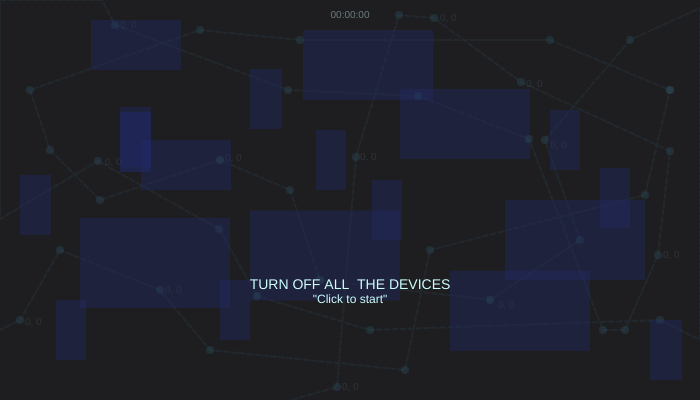
Frame 1 (no input)
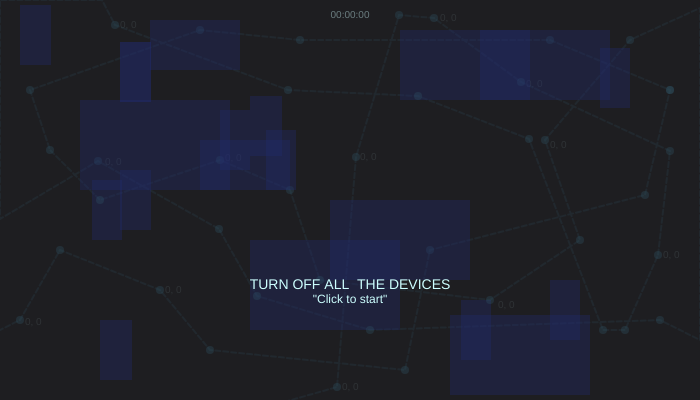
Frame 60 (no input)
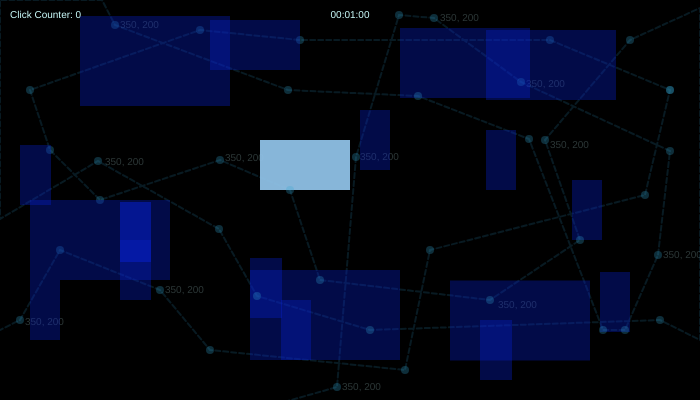
Frame 120 (the mouse pressed at the canvas centre since frame 60)

The p5.js sketch that drew these frames (run headless with seeded random() and noise() and a simulated clock; from frame 60 on, the mouse is pressed at the canvas centre):

// p5.js sketch
// ── sketch.js
/*
 * Ecosystems Mini Game
 * Created by Nadine Khoury
 * https://www.nskhoury.com
 * © 2026 Nadine Khoury. All rights reserved.
 */

let state = 'start'
let gameStartTime;
let showWarning = true;
let timerStarted = false;
let timerStoppedTime = 0;
let gameCompleted = false;
let clickCount = 0;

let Small01Hover = {
  r: 205,
  g: 255,
  b: 255,
  a: 240
}
let Small02Hover = {
  r: 57,
  g: 160,
  b: 237,
  a: 240
} //205, 255, 255
let Long01Hover = {
  r: 0,
  g: 165,
  b: 207,
  a: 240 
} // 13, 113, 180
let Long02Hover = {
  r: 144,
  g: 194,
  b: 231,
  a: 240
} //144, 194, 23144x


let Small01After = { //0,255,0 is lime green
  r: 0,
  g: 255,
  b: 0,
  a: 300
} //94, 137, 85, 300
let Small02After = { //255,0,0 is red
  r: 255,
  g: 0,
  b: 0,
  a: 300
} //155, 222, 172, 300
let Long01After = { //0,0,225 is blue
  r: 0,
  g: 0,
  b: 255,
  a: 300
} //180, 231, 206, 300
let Long02After = { //255,255,0 is yellow
  r: 255,
  g: 255,
  b: 0,
  a: 300
} //89, 169, 106, 300


function setup() {
  createCanvas(700, 400);
    gameStartTime = millis(); // Record when the game starts
}
function draw() {
  background("rgb(0,0,0)");

  
//     //displays the x and y position of the mouse on the canvas
// fill(205,255,255)
// //white text
// text`${mouseX}, ${mouseY}`, 20, 20);
  
  //displays the x and y position of the mouse on the canvas
  fill(205,255,255,55)
  textSize(10);
  textAlign(LEFT,CENTER);
  text(mouseX + ", " + mouseY, 342, 387);
  text(mouseX + ", " + mouseY, 663, 255);
  text(mouseX + ", " + mouseY, 120, 25);
  text(mouseX + ", " + mouseY, 105, 162);
  text(mouseX + ", " + mouseY, 360, 157);
  text(mouseX + ", " + mouseY, 25, 322);
  text(mouseX + ", " + mouseY, 526, 84);
  text(mouseX + ", " + mouseY, 225, 158);
  text(mouseX + ", " + mouseY, 165, 290);
  text(mouseX + ", " + mouseY, 440, 18);
  text(mouseX + ", " + mouseY, 550, 145);
  text(mouseX + ", " + mouseY, 498, 305);
  
  
  // line - teh ecosystem 
  //stroke("rgb(52,168,213)"); // color for line
  stroke(52,168,213,40); // color for line
  strokeWeight(2); // Line thickness
  noFill();
  
  // Set the line to be dashed
  drawingContext.setLineDash([5, 3]); // dash length, gap length
  
  //in order - same order as circles - start at top left
  beginShape();
  vertex(277,404);
  vertex(337,387);
  vertex(356,157);
  vertex(399,15);
  vertex(434,18);
  vertex(521,82);
  vertex(670,151);
  vertex(658,255);
  vertex(625,330);
  vertex(603,330);
  vertex(529,139);
  vertex(418,96);
  vertex(288,90);
  vertex(115, 25);
  vertex(102, 0);
  vertex(0, 0); //back to very top
  vertex(0, 219); //off screen left middle
  vertex(98, 161);
  vertex(219, 229);
  vertex(257,296);
  vertex(370,330);
  vertex(660,320);
  vertex(700,340); // onto screen bottom right
  vertex(700,8); //off the screen top right
  vertex(630,40);
  vertex(630,40);
  vertex(545,140);
  vertex(580,240);
  vertex(490,300);
  vertex(320,280);
  vertex(290,190);
  vertex(220,160);
  vertex(100,200);
  vertex(50,150);
  vertex(30,90);
  vertex(200,30);
  vertex(300,40);
  vertex(550,40);
  vertex(670,90);
  vertex(645,195);
  vertex(430,250);
  vertex(405,370);
  vertex(210,350);
  vertex(160,290);
  vertex(60,250);
  vertex(20,320);
  vertex(0,330); // off the screen bottom left
  endShape();
  
  // Reset to solid line for rest of the shapes
  drawingContext.setLineDash([]);
  
  //Short Form - mimicing cellphones
  drawLayerOne()
  
  //Long Form - mimicing desktops
  drawLayerTwo()
  
  //Circles
  drawLayerThree()
  
  //Short Form - mimicing cellphones - transparent
  drawLayerFour()
  
  //Long Form - mimicing desktops - transparent
  drawLayerFive()
  
  // this checks of the game is over
  if (allRectanglesClicked() && !gameCompleted) {
    gameCompleted = true;
    timerStoppedTime = millis();
  }
  
  // timer 
  let elapsedTime;
  if (!timerStarted) {
    // Before game starts
    fill(205, 255, 255);
    textAlign(CENTER, TOP);
    textSize(10);
    text("00:00:00", width/2, 10);
  } else {

    if (gameCompleted) {
      elapsedTime = timerStoppedTime - gameStartTime;
    } else {
      elapsedTime = millis() - gameStartTime;
    }
    
if (timerStarted) {
  fill(205, 255, 255);
  textAlign(LEFT, TOP);
  textSize(10);
  text("Click Counter: " + clickCount, 10, 10);
}
    
    let minutes = floor(elapsedTime / 60000);
    let seconds = floor((elapsedTime % 60000) / 1000);
    let milliseconds = floor((elapsedTime % 1000) / 10);
    
    fill(205, 255, 255);
    textAlign(CENTER, TOP);
    textSize(10);
    text(nf(minutes, 2) + ":" + nf(seconds, 2) + ":" + nf(milliseconds, 2), width/2, 10);
  }
  
  
  // turn off all devices layered ontop of everything
  if (showWarning) {
    //fill(0, 0, 0, 130); //transparent overlay
    //fill(45, 48, 71,140);
    fill(48, 48, 54, 160);
    rect(0, 0, width, height);
    
    // Turn off al devices
    fill(205,255,255);
    textAlign(CENTER, CENTER);
    textSize(14);
    text("TURN OFF ALL  THE DEVICES", width/2, height/2 +85);
    
    // Click to Start 
    fill(205,255,255);
    textAlign(CENTER, CENTER);
    textSize(12);
    text(' "Click to start" ' , width/2, height/2 + 100);
  }

  // ── GAME COMPLETED OVERLAY ──────────────────────────────────────────────────
  if (gameCompleted) {
    // Dark overlay
    fill(48, 48, 54, 200);
    noStroke();
    rect(0, 0, width, height);

    // Final time
    let elapsedFinal = timerStoppedTime - gameStartTime;
    let mFinal = floor(elapsedFinal / 60000);
    let sFinal = floor((elapsedFinal % 60000) / 1000);
    let msFinal = floor((elapsedFinal % 1000) / 10);

    fill(205, 255, 255);
    textAlign(CENTER, CENTER);

    textSize(20);
    text("ALL DEVICES OFF", width / 2, height / 2 - 55);

    textSize(13);
    text(
      "Time: " + nf(mFinal, 2) + ":" + nf(sFinal, 2) + ":" + nf(msFinal, 2) +
      "   Clicks: " + clickCount,
      width / 2, height / 2 - 25
    );

    // ── Restart button ──────────────────────────────────────────────────────
    let btnW = 140;
    let btnH = 38;
    let btnX = width / 2 - btnW / 2;
    let btnY = height / 2 + 10;

    let btnHover =
      mouseX > btnX && mouseX < btnX + btnW &&
      mouseY > btnY && mouseY < btnY + btnH;

    // Button fill: brighter on hover
    if (btnHover) {
      fill(205, 255, 255, 230);
    } else {
      fill(52, 168, 213, 180);
    }
    noStroke();
    rect(btnX, btnY, btnW, btnH, 6); // rounded corners

    // Button label
    if (btnHover) {
      fill(0, 0, 0);
    } else {
      fill(205, 255, 255);
    }
    textSize(13);
    textAlign(CENTER, CENTER);
    text("RESTART", width / 2, btnY + btnH / 2);
  }
}


// const rect1 - rect4 - Long Form - transparent
const rect1 = {
  x: 80,
  y: 220,
  speed: -2,
  frozen: false,
  clicked: false,
  initX: 80,
  initY: 220,
  initSpeed: -2
}
const rect2 = {
  x: 90,
  y: 20,
  speed: 1,
  frozen: false,
  clicked: false,
  initX: 90,
  initY: 20,
  initSpeed: 1
}
const rect3 = {
  x: 300,
  y: 30,
  speed: 3,
  frozen: false,
  clicked: false,
  initX: 300,
  initY: 30,
  initSpeed: 3
}
const rect4 = {
  x: 500, 
  y: 200,
  speed: 5,
  frozen: false,
  clicked: false,
  initX: 500,
  initY: 200,
  initSpeed: 5
}
function allRectanglesClicked() {
  return rect1.clicked && rect2.clicked && rect3.clicked && rect4.clicked &&
         rect5.clicked && rect6.clicked && rect7.clicked && rect8.clicked &&
         rect9.clicked && rect10.clicked && rect11.clicked && rect12.clicked &&
         rect13.clicked && rect14.clicked && rect15.clicked && rect16.clicked &&
         rect17.clicked && rect18.clicked && rect19.clicked;
}

function drawLayerFive(){  //Long Form - mimicing desktops - transparent
  //fill(29, 13, 162, 90);
  fill(6,31,205,90);
  noStroke();
  
  let allClicked = allRectanglesClicked();
  
let isHovering = 
      mouseX > rect1.x &&
      mouseX < rect1.x + 150 &&
      mouseY > rect1.y &&
      mouseY < rect1.y + 90;
  
  if(allClicked) {
      fill(Long01After.r, Long01After.g, Long01After.b, Long01After.a);  
  } else if(rect1.clicked || isHovering) {
      fill(Long01Hover.r, Long01Hover.g, Long01Hover.b, Long01Hover.a);
  } else {
        fill (6,31,205,90);
      }
  
if (!rect1.frozen) {
  rect1.y += rect1.speed;
  if(rect1.y > height - 150){
    rect1.speed = rect1.speed * -1;
  }
  if(rect1.y < 0){
    rect1.speed = rect1.speed * -1;
  }
}
//rect(80,220,150,90);
rect(rect1.x, rect1.y, 150, 90);
  
  let isHoveringRect2 = 
      mouseX > rect2.x &&
      mouseX < rect2.x + 150 &&
      mouseY > rect2.y &&
      mouseY < rect2.y + 90;
  
  if(allClicked) {
      fill(Long01After.r, Long01After.g, Long01After.b, Long01After.a);
  } else if(rect2.clicked || isHoveringRect2) {
      fill(Long01Hover.r, Long01Hover.g, Long01Hover.b, Long01Hover.a);
  } else {
        fill (6,31,205,90);
      }
  
if (!rect2.frozen) {
  rect2.x += rect2.speed;
  if(rect2.x > width - 90){
    rect2.speed = rect2.speed * -1;
  }
  if(rect2.x < 0){
    rect2.speed = rect2.speed *-1;
  }
}
//rect(90,20,90,50);
rect(rect2.x, rect2.y, 90, 50);
  
    let isHoveringRect3 = 
      mouseX > rect3.x &&
      mouseX < rect3.x + 150 &&
      mouseY > rect3.y &&
      mouseY < rect3.y + 90;
  
  if(allClicked) {
      fill(Long01After.r, Long01After.g, Long01After.b, Long01After.a);
  } else if(rect3.clicked || isHoveringRect3) {
      fill(Long01Hover.r, Long01Hover.g, Long01Hover.b, Long01Hover.a);
  } else {
        fill (6,31,205,90);
      }
  
if (!rect3.frozen) {
  rect3.x += rect3.speed;
  if(rect3.x > width - 130){
    rect3.speed = rect3.speed *-1;
  }
  if(rect3.x < 0){
    rect3.speed = rect3.speed *-1;
  }
}
//rect(300,30,130,70);
rect(rect3.x, rect3.y, 130, 70);
  
    let isHoveringRect4 = 
      mouseX > rect4.x &&
      mouseX < rect4.x + 150 &&
      mouseY > rect4.y &&
      mouseY < rect4.y + 90;
  
  if(allClicked) {
      fill(Long01After.r, Long01After.g, Long01After.b, Long01After.a);
  } else if(rect4.clicked || isHoveringRect4) {
      fill(Long01Hover.r, Long01Hover.g, Long01Hover.b, Long01Hover.a);
  } else {
        fill (6,31,205,90);
      }
if (!rect4.frozen) {
  rect4.x += rect4.speed;
  if(rect4.x > width - 140){
    rect4.speed = rect4.speed *-1;
  }
  if(rect4.x < 0){
    rect4.speed = rect4.speed *-1;
  }
}
//rect(500,200,140,80);  
rect(rect4.x, rect4.y, 140, 80);
}
//const rect5 - rect9 - Short Form - regular
const rect5 = {
  x: 120,
  y: 100,
  speed: 7,
  frozen: false,
  clicked: false,
  initX: 120,
  initY: 100,
  initSpeed: 7
}
const rect6 = {
  x: 250,
  y: 60,
  speed: 9,
  frozen: false,
  clicked: false,
  initX: 250,
  initY: 60,
  initSpeed: 9
}
const rect7 = {
  x: 380,
  y: 180,
  speed: -8,
  frozen: false,
  clicked: false,
  initX: 380,
  initY: 180,
  initSpeed: -8
}
const rect8 = {
  x: 600,
  y: 160,
  speed: 8,
  frozen: false,
  clicked: false,
  initX: 600,
  initY: 160,
  initSpeed: 8
}
const rect9 = {
  x: 65,
  y: 300,
  speed: -9,
  frozen: false,
  clicked: false,
  initX: 65,
  initY: 300,
  initSpeed: -9
}
function drawLayerOne(){ //Short Form - mimicing cellphones - regular
  fill("rgb(44,42,190)");
  noStroke();
  
  let allClicked = allRectanglesClicked();
  
    let isHoveringRect5 = 
        mouseX > rect5.x &&
        mouseX < rect5.x + 150 &&
        mouseY > rect5.y &&
        mouseY < rect5.y + 90;
  
    if(allClicked) {
        fill(Small01After.r, Small01After.g, Small01After.b, Small01After.a);
    } else if(rect5.clicked || isHoveringRect5) {
        fill(Small01Hover.r, Small01Hover.g, Small01Hover.b, Small01Hover.a);
    } else {
          fill (6,31,205,90);
        }
  
if (!rect5.frozen) {
  rect5.y += rect5.speed;
  if(rect5.y > height - 60){
    rect5.speed = rect5.speed *-1;
  }
  if(rect5.y < 0){
    rect5.speed = rect5.speed *-1;
  }
}
//rect(120,102,31,60);
rect(rect5.x, rect5.y, 31, 60);
  
    let isHoveringRect6 = 
        mouseX > rect6.x &&
        mouseX < rect6.x + 150 &&
        mouseY > rect6.y &&
        mouseY < rect6.y + 90;
  
    if(allClicked) {
        fill(Small01After.r, Small01After.g, Small01After.b, Small01After.a);
    } else if(rect6.clicked || isHoveringRect6) {
        fill(Small01Hover.r, Small01Hover.g, Small01Hover.b, Small01Hover.a);
    } else {
          fill (6,31,205,90);
        }
if (!rect6.frozen) {
  rect6.y += rect6.speed;
  if(rect6.y > height - 60){
    rect6.speed = rect6.speed *-1;
  }
  if(rect6.y < 0){
    rect6.speed = rect6.speed *-1;
  }
}
// rect(250,60,32,60);
rect(rect6.x, rect6.y, 32, 60);
  
  let isHoveringRect7 = 
      mouseX > rect7.x &&
      mouseX < rect7.x + 150 &&
      mouseY > rect7.y &&
      mouseY < rect7.y + 90;
  
  if(allClicked) {
      fill(Small01After.r, Small01After.g, Small01After.b, Small01After.a);
  } else if(rect7.clicked || isHoveringRect7) {
      fill(Small01Hover.r, Small01Hover.g, Small01Hover.b, Small01Hover.a);
  } else {
        fill (6,31,205,90);
      }
  
if (!rect7.frozen) {
  rect7.x += rect7.speed;
  if(rect7.x > width - 60){
    rect7.speed = rect7.speed *-1;
  }
  if(rect7.x < 0){
    rect7.speed = rect7.speed *-1;
  }
}
// rect(380,180,30,60);
rect(rect7.x, rect7.y, 30, 60);
  
  let isHoveringRect8 = 
      mouseX > rect8.x &&
      mouseX < rect8.x + 150 &&
      mouseY > rect8.y &&
      mouseY < rect8.y + 90;
  
  if(allClicked) {
      fill(Small01After.r, Small01After.g, Small01After.b, Small01After.a);
  } else if(rect8.clicked || isHoveringRect8) {
      fill(Small01Hover.r, Small01Hover.g, Small01Hover.b, Small01Hover.a);
  } else {
        fill (6,31,205,90);
      }
  
if (!rect8.frozen) {
  rect8.y += rect8.speed;
  if(rect8.y > height - 60){
    rect8.speed = rect8.speed *-1;
  }
  if(rect8.y < 0){
    rect8.speed = rect8.speed *-1;
  }
}
//  rect(600,160,30,60);
rect(rect8.x, rect8.y, 30, 60);
  
  let isHoveringRect9 = 
      mouseX > rect9.x &&
      mouseX < rect9.x + 150 &&
      mouseY > rect9.y &&
      mouseY < rect9.y + 90;
  
  if(allClicked) {
      fill(Small01After.r, Small01After.g, Small01After.b, Small01After.a);
  } else if(rect9.clicked || isHoveringRect9) {
      fill(Small01Hover.r, Small01Hover.g, Small01Hover.b, Small01Hover.a);
  } else {
        fill (6,31,205,90);
      }
  
if (!rect9.frozen) {
  rect9.x += rect9.speed;
  if(rect9.x > width - 60){
    rect9.speed = rect9.speed *-1;
  }
  if(rect9.x < 0){
    rect9.speed = rect9.speed *-1;
  }
}
//   rect(65,300,30,60);
rect(rect9.x, rect9.y, 30, 60);
}
//const rect10 - rect13 - Long Form - regular
const rect10 = {
  x: 250,
  y: 210,
  speed: 0.5,
  frozen: false,
  clicked: false,
  initX: 250,
  initY: 210,
  initSpeed: 0.5
}
const rect11 = {
  x: 140,
  y: 140,
  speed: 1,
  frozen: false,
  clicked: false,
  initX: 140,
  initY: 140,
  initSpeed: 1
}
const rect12 = {
  x: 400,
  y: 90,
  speed: -1,
  frozen: false,
  clicked: false,
  initX: 400,
  initY: 90,
  initSpeed: -1
}
const rect13 = {
  x: 450,
  y: 270,
  speed: 0.75,
  frozen: false,
  clicked: false,
  initX: 450,
  initY: 270,
  initSpeed: 0.75
}
function drawLayerTwo(){  //Long Form - regular
  //fill("rgb(29,13,162)");
  fill(6,31,205,170);
  noStroke();
  
  let allClicked = allRectanglesClicked();
  
    let isHoveringRect10 = 
      mouseX > rect10.x &&
      mouseX < rect10.x + 150 &&
      mouseY > rect10.y &&
      mouseY < rect10.y + 90;
  
  if(allClicked) {
      fill(Long02After.r, Long02After.g, Long02After.b, Long02After.a);
  } else if(rect10.clicked || isHoveringRect10) {
      fill(Long02Hover.r, Long02Hover.g, Long02Hover.b, Long02Hover.a);
  } else {
        fill (6,31,205,90);
      }
  
if (!rect10.frozen) {
  rect10.y += rect10.speed;
  if(rect10.y > height - 90){  
    rect10.speed = rect10.speed * -1;
  }
  if(rect10.y < 0){  
    rect10.speed = rect10.speed * -1;
  }
}
// rect(250,210,150,90);
rect(rect10.x, rect10.y, 150, 90);
  
   let isHoveringRect11 = 
      mouseX > rect11.x &&
      mouseX < rect11.x + 150 &&
      mouseY > rect11.y &&
      mouseY < rect11.y + 90;
  
  if(allClicked) {
      fill(Long02After.r, Long02After.g, Long02After.b, Long02After.a);
  } else if(rect11.clicked || isHoveringRect11) {
      fill(Long02Hover.r, Long02Hover.g, Long02Hover.b, Long02Hover.a);
  } else {
        fill (6,31,205,90);
      }
  
if (!rect11.frozen) {
  rect11.x += rect11.speed;
  if(rect11.x > width - 90){
    rect11.speed = rect11.speed * -1;
  }
  if(rect11.x < 0){ 
    rect11.speed = rect11.speed * -1;
  }
}
//rect(140,140,90,50);
rect(rect11.x, rect11.y, 90, 50);
  
   let isHoveringRect12 = 
      mouseX > rect12.x &&
      mouseX < rect12.x + 150 &&
      mouseY > rect12.y &&
      mouseY < rect12.y + 90;
  
  if(allClicked) {
      fill(Long02After.r, Long02After.g, Long02After.b, Long02After.a);
  } else if(rect12.clicked || isHoveringRect12) {
      fill(Long02Hover.r, Long02Hover.g, Long02Hover.b, Long02Hover.a);
  } else {
        fill (6,31,205,90);
      }
  
if (!rect12.frozen) {
  rect12.y += rect12.speed;
  if(rect12.y > height - 70){
    rect12.speed = rect12.speed * -1;
  }
  if(rect12.y < 0){ 
    rect12.speed = rect12.speed * -1;
  }
}
//rect(400,90,130,70);
rect(rect12.x, rect12.y, 130, 70);
  
   let isHoveringRect13 = 
      mouseX > rect13.x &&
      mouseX < rect13.x + 150 &&
      mouseY > rect13.y &&
      mouseY < rect13.y + 90;
  
  if(allClicked) {
      fill(Long02After.r, Long02After.g, Long02After.b, Long02After.a);
  } else if(rect13.clicked || isHoveringRect13) {
      fill(Long02Hover.r, Long02Hover.g, Long02Hover.b, Long02Hover.a);
  } else {
        fill (6,31,205,90);
      }
  
if (!rect13.frozen) {
  rect13.y += rect13.speed;
  if(rect13.y > height - 80){
    rect13.speed = rect13.speed * -1;
  }
  if(rect13.y < 0){ 
    rect13.speed = rect13.speed * -1;
  }
}
//rect(450,270,140,80); 
rect(rect13.x, rect13.y, 140, 80);
 
}
//const rect14 - rect19 - Short Form - transparent
const rect14 = {
  x: 120,
  y: 102,
  speed: 10,
  frozen: false,
  clicked: false,
  initX: 120,
  initY: 102,
  initSpeed: 10
}
const rect15 = {
  x: 20,
  y: 165,
  speed: 10,
  frozen: false,
  clicked: false,
  initX: 20,
  initY: 165,
  initSpeed: 10
}
const rect16 = {
  x: 640,
  y: 320,
  speed: 10,
  frozen: false,
  clicked: false,
  initX: 640,
  initY: 320,
  initSpeed: 10
}
const rect17 = {
  x: 210,
  y: 280,
  speed: 10,
  frozen: false,
  clicked: false,
  initX: 210,
  initY: 280,
  initSpeed: 10
}
const rect18 = {
  x: 326,
  y: 130,
  speed: -10,
  frozen: false,
  clicked: false,
  initX: 326,
  initY: 130,
  initSpeed: -10
}
const rect19 = {
  x: 540,
  y: 110,
  speed: 10,
  frozen: false,
  clicked: false,
  initX: 540,
  initY: 110,
  initSpeed: 10
}
function drawLayerFour(){  //Short Form - mimicing cellphones - transparent
  fill(44,42,190,100);
  noStroke();
  
  let allClicked = allRectanglesClicked();
  
   let isHoveringRect14 = 
      mouseX > rect14.x &&
      mouseX < rect14.x + 150 &&
      mouseY > rect14.y &&
      mouseY < rect14.y + 90;
  
  if(allClicked) {
      fill(Small02After.r, Small02After.g, Small02After.b, Small02After.a);
  } else if(rect14.clicked || isHoveringRect14) {
      fill(Small02Hover.r, Small02Hover.g, Small02Hover.b, Small02Hover.a);
  } else {
        fill (6,31,205,140);
      }
  
if (!rect14.frozen) {
  rect14.y += rect14.speed;
  if(rect14.y > height - 31){ 
    rect14.speed = rect14.speed * -1;
  }
  if(rect14.y < 0){ 
    rect14.speed = rect14.speed * -1;
  }
}
//rect(120, 102,31,60);
rect(rect14.x, rect14.y, 31, 60);
  
   let isHoveringRect15 = 
      mouseX > rect15.x &&
      mouseX < rect15.x + 150 &&
      mouseY > rect15.y &&
      mouseY < rect15.y + 90;
  
  if(allClicked) {
      fill(Small02After.r, Small02After.g, Small02After.b, Small02After.a);
  } else if(rect15.clicked || isHoveringRect15) {
      fill(Small02Hover.r, Small02Hover.g, Small02Hover.b, Small02Hover.a);
  } else {
        fill (6,31,205,90);
      }
  
if (!rect15.frozen) {
  rect15.y += rect15.speed;
  if(rect15.y > height - 30){  
    rect15.speed = rect15.speed * -1;
  }
  if(rect15.y < 0){ 
    rect15.speed = rect15.speed * -1;
  }
}
//rect(20,165,31,60);
rect(rect15.x, rect15.y, 31, 60);
  
     let isHoveringRect16 = 
      mouseX > rect16.x &&
      mouseX < rect16.x + 150 &&
      mouseY > rect16.y &&
      mouseY < rect16.y + 90;
  
  if(allClicked) {
      fill(Small02After.r, Small02After.g, Small02After.b, Small02After.a);
  } else if(rect16.clicked || isHoveringRect16) {
      fill(Small02Hover.r, Small02Hover.g, Small02Hover.b, Small02Hover.a);
  } else {
        fill (6,31,205,90);
      }
  
if (!rect16.frozen) {
  rect16.x += rect16.speed;
  if(rect16.x > width - 32){  
    rect16.speed = rect16.speed * -1;
  }
  if(rect16.x < 0){  
    rect16.speed = rect16.speed * -1;
  }
}
//rect(640,320,32,60);
rect(rect16.x, rect16.y, 32, 60);
  
   let isHoveringRect17 = 
      mouseX > rect17.x &&
      mouseX < rect17.x + 150 &&
      mouseY > rect17.y &&
      mouseY < rect17.y + 90;
  
  if(allClicked) {
      fill(Small02After.r, Small02After.g, Small02After.b, Small02After.a);
  } else if(rect17.clicked || isHoveringRect17) {
      fill(Small02Hover.r, Small02Hover.g, Small02Hover.b, Small02Hover.a);
  } else {
        fill (6,31,205,90);
      }
  
if (!rect17.frozen) {
  rect17.x += rect17.speed;
  if(rect17.x > width - 30){  
    rect17.speed = rect17.speed * -1;
  }
  if(rect17.x < 0){  
    rect17.speed = rect17.speed * -1;
  }
}
//rect(210,280,30,60);
rect(rect17.x, rect17.y, 30, 60);
  
   let isHoveringRect18 = 
      mouseX > rect18.x &&
      mouseX < rect18.x + 150 &&
      mouseY > rect18.y &&
      mouseY < rect18.y + 90;
  
  if(allClicked) {
      fill(Small02After.r, Small02After.g, Small02After.b, Small02After.a);
  } else if(rect18.clicked || isHoveringRect18) {
      fill(Small02Hover.r, Small02Hover.g, Small02Hover.b, Small02Hover.a);
  } else {
        fill (6,31,205,90);
      }
  
if (!rect18.frozen) {
  rect18.x += rect18.speed;
  if(rect18.x > width - 30){  
    rect18.speed = rect18.speed * -1;
  }
  if(rect18.x < 0){  
    rect18.speed = rect18.speed * -1;
  }
}
//rect(326,130,30,60);
rect(rect18.x, rect18.y, 30, 60);
  
   let isHoveringRect19 = 
      mouseX > rect19.x &&
      mouseX < rect19.x + 150 &&
      mouseY > rect19.y &&
      mouseY < rect19.y + 90;
  
  if(allClicked) {
      fill(Small02After.r, Small02After.g, Small02After.b, Small02After.a);
  } else if(rect19.clicked || isHoveringRect19) {
      fill(Small02Hover.r, Small02Hover.g, Small02Hover.b, Small02Hover.a);
  } else {
        fill (6,31,205,90);
      }
  
if (!rect19.frozen) {
  rect19.x += rect19.speed;
  if(rect19.x > width - 30){  
    rect19.speed = rect19.speed * -1;
  }
  if(rect19.x < 0){  
    rect19.speed = rect19.speed * -1;
  }
}
//rect(540,110,30,60);
rect(rect19.x, rect19.y, 30, 60);

}


function drawLayerThree() {
  //Circles
  //fill("rgb(56,19,211)");
  fill(52,168,213,70);
  noStroke();
  circle(337,387,8);
  circle(356, 157,8);
  circle(399,15,8);
  circle(434,18,8);
  circle(521,82,8);
  circle(670,151,8);
  circle(658,255,8);
  circle(625,330,8);
  circle(603,330,8);
  circle(529,139,8);
  circle(418,96,8);
  circle(288,90,8);
  circle(115, 25,8);
  circle(98,161,8);
  circle(219, 229, 8);
  circle(257,296,8);
  circle(370,330,8);
  circle(660,320,8);
  circle(630,40,8);
  circle(545,140,8);
  circle(580,240,8);
  circle(490,300,8);
  circle(320,280,8);
  circle(290,190,8);
  circle(220,160,8);
  circle(100,200,8);
  circle(50,150,8);
  circle(30,90,8);
  circle(200,30,8);
  circle(300,40,8);
  circle(550,40,8);
  circle(670,90,8);
  circle(645,195,8);
  circle(670,90,8);
  circle(430,250,8);
  circle(405,370,8);
  circle(210,350,8);
  circle(160,290,8);
  circle(60,250,8);
  circle(20,320,8);
}

// ── RESTART ──────────────────────────────────────────────────────────────────
function restartGame() {
  // Reset all rect objects back to their initial positions/speeds/states
  let allRects = [
    rect1, rect2, rect3, rect4,
    rect5, rect6, rect7, rect8, rect9,
    rect10, rect11, rect12, rect13,
    rect14, rect15, rect16, rect17, rect18, rect19
  ];

  for (let r of allRects) {
    r.x       = r.initX;
    r.y       = r.initY;
    r.speed   = r.initSpeed;
    r.frozen  = false;
    r.clicked = false;
  }

  // Reset game state
  gameCompleted  = false;
  timerStarted   = false;
  timerStoppedTime = 0;
  clickCount     = 0;
  showWarning    = true;      // show the "TURN OFF ALL DEVICES / click to start" screen again
}

function mousePressed() {
  // ── If the completion overlay is showing, check for the restart button ──
  if (gameCompleted) {
    let btnW = 140;
    let btnH = 38;
    let btnX = width / 2 - btnW / 2;
    let btnY = height / 2 + 10;

    if (mouseX > btnX && mouseX < btnX + btnW &&
        mouseY > btnY && mouseY < btnY + btnH) {
      restartGame();
      return;
    }
    return; // ignore other clicks on the completion screen
  }

  if (showWarning) {
    showWarning = false;
    timerStarted = true;
    gameStartTime = millis(); // Reset timer to start from now
    return; 
  }
  
  if (!gameCompleted) {
    let rectWasClicked = false;
    
    // this checks if all rectangles were clicked
    rectWasClicked = checkAndFreeze(rect1, 150, 90) || rectWasClicked;
    rectWasClicked = checkAndFreeze(rect2, 90, 50) || rectWasClicked;
    rectWasClicked = checkAndFreeze(rect3, 130, 70) || rectWasClicked;
    rectWasClicked = checkAndFreeze(rect4, 140, 80) || rectWasClicked;
    rectWasClicked = checkAndFreeze(rect5, 31, 60) || rectWasClicked;
    rectWasClicked = checkAndFreeze(rect6, 32, 60) || rectWasClicked;
    rectWasClicked = checkAndFreeze(rect7, 30, 60) || rectWasClicked;
    rectWasClicked = checkAndFreeze(rect8, 30, 60) || rectWasClicked;
    rectWasClicked = checkAndFreeze(rect9, 30, 60) || rectWasClicked;
    rectWasClicked = checkAndFreeze(rect10, 150, 90) || rectWasClicked;
    rectWasClicked = checkAndFreeze(rect11, 90, 50) || rectWasClicked;
    rectWasClicked = checkAndFreeze(rect12, 130, 70) || rectWasClicked;
    rectWasClicked = checkAndFreeze(rect13, 140, 80) || rectWasClicked;
    rectWasClicked = checkAndFreeze(rect14, 31, 60) || rectWasClicked;
    rectWasClicked = checkAndFreeze(rect15, 31, 60) || rectWasClicked;
    rectWasClicked = checkAndFreeze(rect16, 32, 60) || rectWasClicked;
    rectWasClicked = checkAndFreeze(rect17, 30, 60) || rectWasClicked;
    rectWasClicked = checkAndFreeze(rect18, 30, 60) || rectWasClicked;
    rectWasClicked = checkAndFreeze(rect19, 30, 60) || rectWasClicked;
    
    if (rectWasClicked) {
      clickCount++;
    }
  }
}

function checkAndFreeze(rect, rectWidth, rectHeight) {
  if (mouseX > rect.x && 
      mouseX < rect.x + rectWidth && 
      mouseY > rect.y && 
      mouseY < rect.y + rectHeight) {
    rect.frozen = !rect.frozen;
    rect.clicked = !rect.clicked;
    return true; // Return true to indicate a rectangle was clicked
  }
  return false; // Return false if no rectangle was clicked
}
